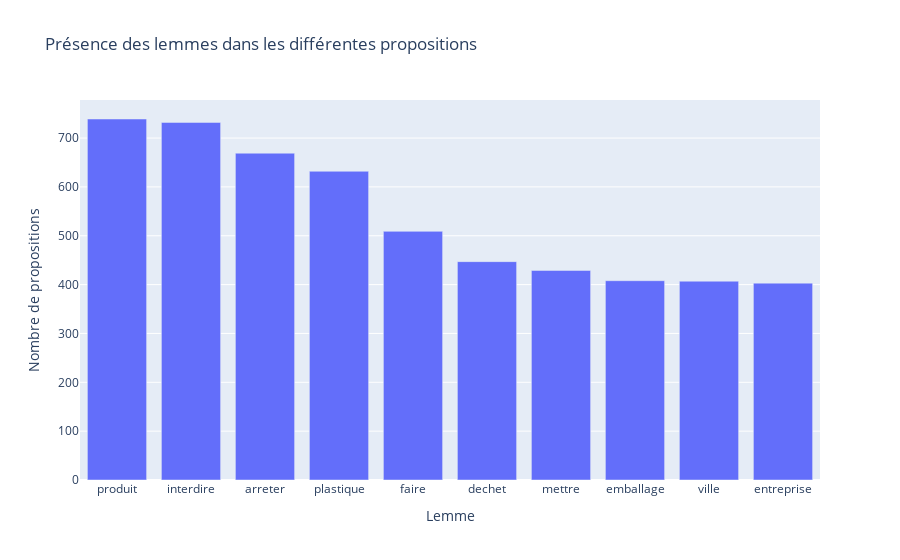

The notebook cell saved with this chart:
### Code cell
df.sort_values(['DF'], inplace = True, ascending = False)
df["Nombre de propositions"] = df["DF (absolu)"]
px.bar(df.iloc[:10,:], x = 'Lemme', y = 'Nombre de propositions', title = "Présence des lemmes dans les différentes propositions")

### Figure 1 — Plotly figure (JSON) as saved in the notebook; plotly's stock layout.template omitted (floating-point values rounded to 4 significant figures)
{"data": [{"alignmentgroup": "True", "hovertemplate": "Lemme=%{x}<br>Nombre de propositions=%{y}<extra></extra>", "legendgroup": "", "marker": {"color": "#636efa", "pattern": {"shape": ""}}, "name": "", "offsetgroup": "", "orientation": "v", "showlegend": false, "textposition": "auto", "type": "bar", "x": ["produit", "interdire", "arreter", "plastique", "faire", "dechet", "mettre", "emballage", "ville", "entreprise"], "xaxis": "x", "y": [739, 732, 669, 632, 509, 447, 429, 408, 407, 403], "yaxis": "y"}], "layout": {"barmode": "relative", "legend": {"tracegroupgap": 0}, "title": {"text": "Présence des lemmes dans les différentes propositions"}, "xaxis": {"anchor": "y", "domain": [0, 1], "title": {"text": "Lemme"}}, "yaxis": {"anchor": "x", "domain": [0, 1], "title": {"text": "Nombre de propositions"}}}}
